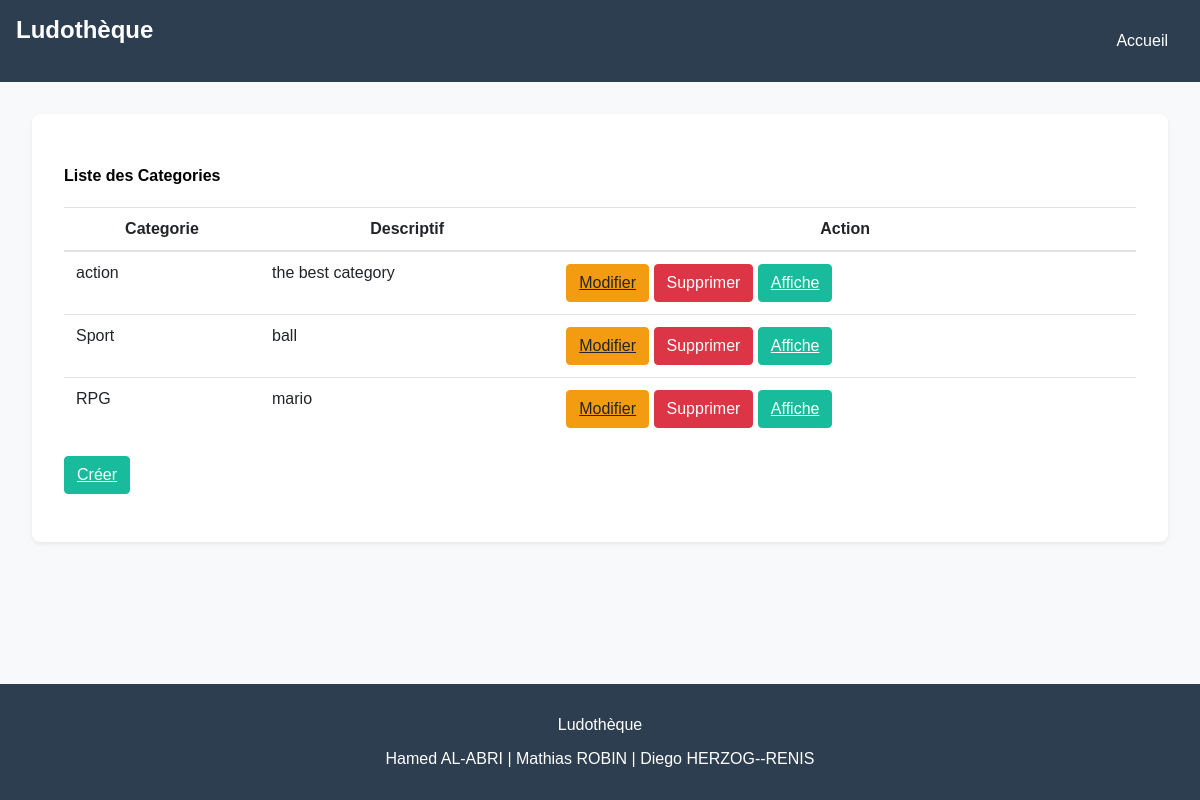
Page /categories/ on the committed database.
### myapp/models.py (models this page shows, shortened)
class Categorie(models.Model):
    nom = models.CharField(max_length=200)
    descriptif = models.TextField()

### myapp/views.py (the view)
# urls.py: path('categories/', views.categorieList, name='categorie-liste'),
def categorieList(request):
    categories = Categorie.objects.all()
    return render(request,'categorie/categorie_liste.html',{'categories': categories})

### myapp/templates/categorie/categorie_liste.html (shortened to what this page needs)
{% extends "base.html" %}
{% block content %}
<div class="card-body">
    <h4>Liste des Categories</h4>
    <table class="table">
        <thead>
            <tr>
                <th scope="col">Categorie</th>
                <th scope="col">Descriptif</th>
                <th scope="col">Action</th>
            </tr>
        </thead>
        <tbody>
            {% for categorie in categories %}
            <tr>
                <td>{{ categorie.nom }}</td>
                <td>{{ categorie.descriptif }}</td>
                <td>
                    <a type="button" class="btn btn-warning" href="{% url 'update_categorie' categorie.id %}">Modifier</a>
                    <form action="{% url 'delete_categorie' categorie.id %}" method="post" style="display:inline;">
                        <button type="submit" class="btn btn-danger">Supprimer</button>
                    </form>
                    <a type="button" class="btn btn-success" href="{% url 'display_categorie' categorie.id %}">Affiche</a>
                </td>
            </tr>
            {% endfor %}
        </tbody>
    </table>
    <section class="table">
        <a type="button" class="btn btn-success" href="{% url 'create_categorie' %}">Créer</a>
    </section>
</div>
{% endblock %}

### myapp/static/design.css (style rules this page uses)
body { font-family: 'Arial', sans-serif; background-color: #f8f9fa; margin: 0; padding: 0; display: flex; flex-direction: column; min-height: 100vh; }
.card-body { padding: 2rem; background-color: white; margin: 2rem; border-radius: 0.5rem; box-shadow: 0 0.125rem 0.25rem rgba(0, 0, 0, 0.075); }
.table { width: 100%; margin-bottom: 1rem; color: #212529; border-collapse: collapse; }
.table th, .table td { padding: 0.75rem; vertical-align: top; border-top: 1px solid #dee2e6; }
.table thead th { vertical-align: bottom; border-bottom: 2px solid #dee2e6; }
.btn { display: inline-block; font-weight: 400; color: #212529; text-align: center; vertical-align: middle; user-select: none; background-color: transparent; border: 1px solid transparent; padding: 0.375rem 0.75rem; font-size: 1rem; line-height: 1.5; border-radius: 0.25rem; transition: color 0.15s ease-in-out, background-color 0.15s ease-in-out, border-color 0.15s ease-in-out, box-shadow 0.15s ease-in-out; }
.btn-warning { color: #212529; background-color: #f39c12; border-color: #f39c12; }
.btn-danger { color: #fff; background-color: #dc3545; border-color: #dc3545; }
.btn-success { color: #fff; background-color: #18bc9c; border-color: #18bc9c; }

### rows in the picture
Categorie: nom "action", descriptif "the best category"
Categorie: nom "Sport", descriptif "ball"
Categorie: nom "RPG", descriptif "mario"
